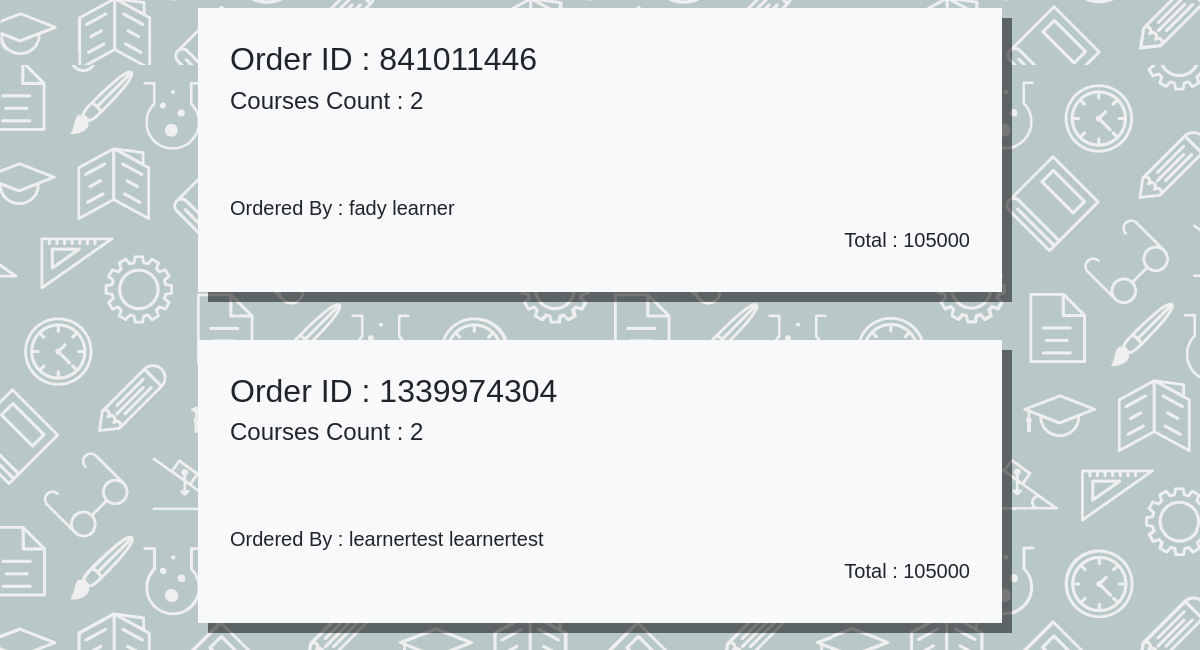
The app's page /viewOrders.php (lower part), older data.
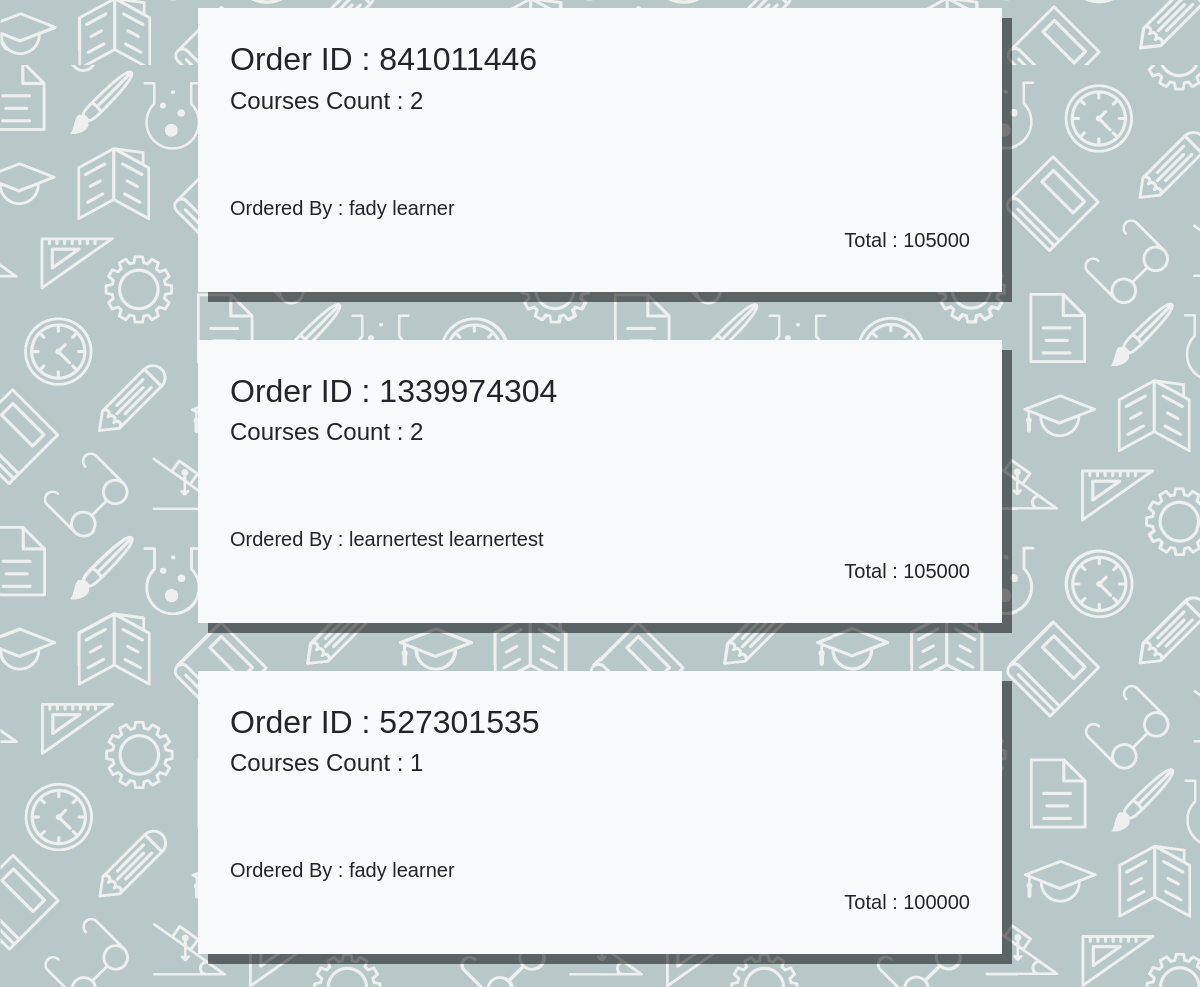
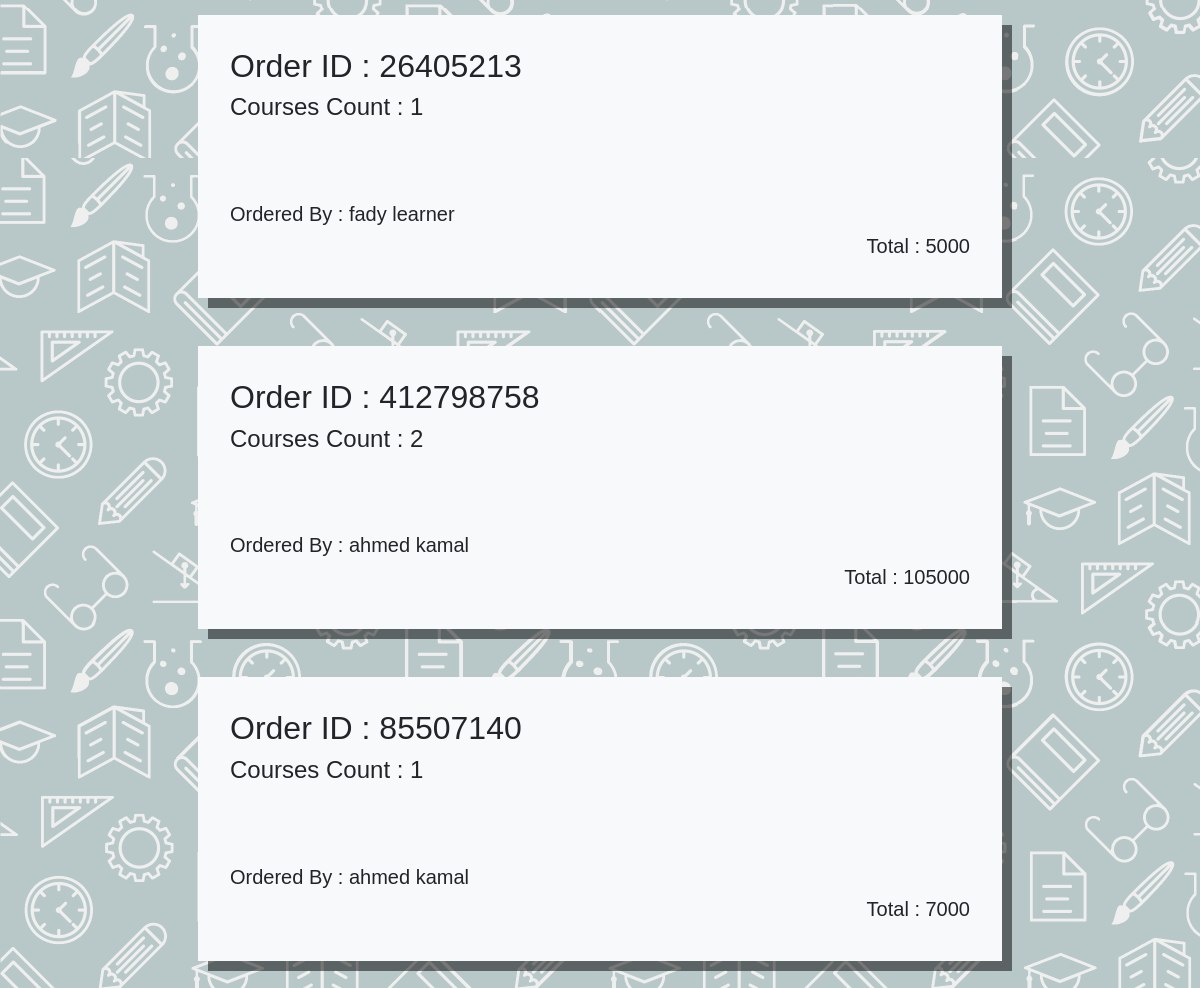
The same page, newer data (2 pictures, top to bottom).
### tables this page shows
CREATE TABLE `learners` (
  `learnerID` varchar(255) NOT NULL,
  `Fname` varchar(255) NOT NULL,
  `Lname` varchar(255) DEFAULT NULL,
  `Email` varchar(255) DEFAULT NULL,
  `Password` varchar(255) DEFAULT NULL,
  `profilePicture` text DEFAULT NULL,
  `Type` text NOT NULL
);

### viewOrders.php (the view, shortened to what this page needs)
<html>
    <link href="https://cdn.jsdelivr.net/npm/bootstrap@5.1.3/dist/css/bootstrap.min.css" rel="stylesheet">
<?php
include "menu.php";
$query = "SELECT DISTINCT orderID,total,learnerID FROM orders";
$results = mysqli_query($conn, $query);
?>
<div id="result">
    <body>
        <div class="mx-auto" style="width: 75%;">
            <?php
            if (mysqli_num_rows($results) > 0) {
            while ($row = $results->fetch_array(MYSQLI_ASSOC)) {
                $orderID = $row["orderID"];
                $sql = "SELECT DISTINCT courseID FROM  orders WHERE orderID = '$orderID'";
                $result = $conn->query($sql);
                $coursesCount = 0;
                while ($index = $result->fetch_array(MYSQLI_ASSOC)) {
                    $coursesCount++;
                }
                $learnerID = $row["learnerID"];
                $namesSQL = "SELECT Fname,Lname FROM learners WHERE learnerID = '$learnerID' ";
                $namesResult = $conn->query($namesSQL) or die("Error in select statement");
                $firstName = "NoName";
                $lastName = "NoName";
                while ($i = $namesResult->fetch_array(MYSQLI_ASSOC)) {
                   $firstName = $i["Fname"];
                   $lastName = $i["Lname"];
                }
                ?>
                <div class="p-2 row  bg-light position-relative m-5" style="box-shadow: 10px 10px rgba(0, 0, 0, 0.5);">
                    <div class=" p-4 ">
                        <h2>Order ID : <?php echo $row["orderID"]?></h2>
                        <h4>Courses Count : <?php echo $coursesCount?></h4>
                        <br><Br><br>
                        <h5>Ordered By : <?php echo $firstName." ".$lastName?></h5>
                        <div class="d-flex flex-row-reverse">
                        <h5>Total : <?php echo $row["total"]?></h5>
                        </div>
                </div>
            </div>
            <?php } }
            else{
                echo "There is No Orders To view";
            }?>
</div>
</body>
</html>

Row changes from the older to the newer data that the page shows:
added learners: Fname "ahmed", Lname "kamal"
Text that changed along with them:
new list line: "Order ID : 527301535 Courses Count : 1 Ordered By : Total : 100000"
new list line: "fady learner"
new list line: "Order ID : 26405213 Courses Count : 1 Ordered By : Total : 5000"
new list line: "Order ID : 412798758 Courses Count : 2 Ordered By : Total : 105000"
new list line: "Order ID : 85507140 Courses Count : 1 Ordered By : Total : 7000"
